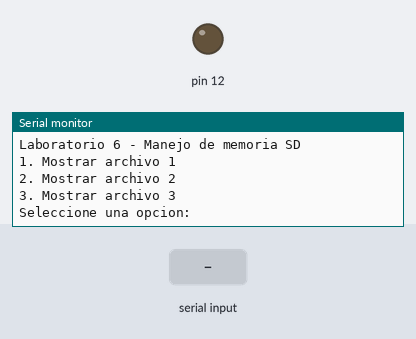
The sketch below on a simulated Arduino Mega 2560, built with avr-gcc and run on an emulated ATmega2560. On the bench: output pins drawn as LEDs (lit = HIGH), the last lines printed to the serial monitor. Inputs (shaded band) come from the test bench. Storage starts empty.

Above: at 1.2 s.
1.3 s: "90,45\n" received over Serial
At 3.1 s:
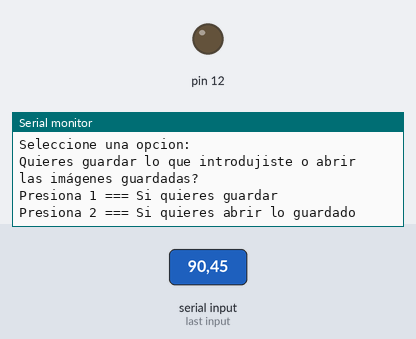
3.8 s: "1\n" received over Serial
At 5.6 s:
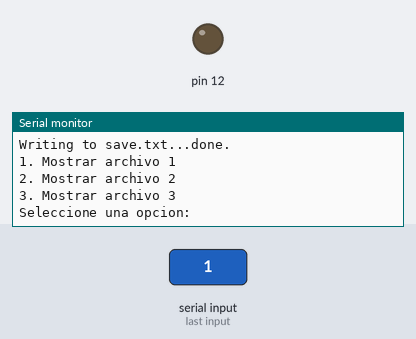
6.3 s: "2\n" received over Serial
Timing chart, 0 to 9.3 s (numbered marks = the images above; inputs shaded):
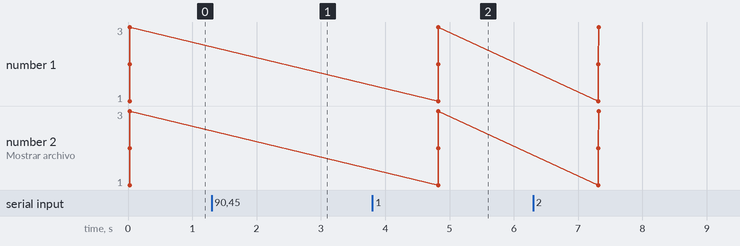

The sketch:

Lab06_digital2.ino
```cpp
#include <SPI.h>
#include <SD.h>

File myFile;

void setup() {
  Serial.begin(115200);
  while (!Serial) {
    ; // Espera a que se abra el puerto serial
  }
  SPI.setModule(0);
  // Inicializa la tarjeta SD
  Serial.print("Initializing SD card...");
  // On the Ethernet Shield, CS is pin 4. It's set as an output by default.
  // Note that even if it's not used as the CS pin, the hardware SS pin
  // (10 on most Arduino boards, 53 on the Mega) must be left as an output
  // or the SD library functions will not work.
  pinMode(12, OUTPUT);

  if (!SD.begin(12)) {
    Serial.println("initialization failed!");
    return;
  }
  Serial.println("initialization done.");

  //empieza el menu
  Serial.println("Laboratorio 6 - Manejo de memoria SD");
  Serial.println("1. Mostrar archivo 1");
  Serial.println("2. Mostrar archivo 2");
  Serial.println("3. Mostrar archivo 3");
  Serial.println("Seleccione una opcion:");
}

void loop() {
  if (Serial.available()) {
    String data = Serial.readString();
    int opcion = data.toInt();
//    Serial.println(nombre);

    if (opcion == 1){
      Serial.println("Mostrando archivo 1...");
        myFile = SD.open("mario.txt");
          if (myFile) {
            Serial.println("mario.txt:");

            // read from the file until there's nothing else in it:
            while (myFile.available()) {
              Serial.write(myFile.  read());
            }
            // close the file:
            myFile.close();
          } else {
            // if the file didn't open, print an error:
            Serial.println("error opening mario.txt");
          }
    }else if (opcion == 2){
      Serial.println("Mostrando archivo 2...");
        myFile = SD.open("tod.txt");
          if (myFile) {
            Serial.println("tod.txt:");

            // read from the file until there's nothing else in it:
            while (myFile.available()) {
              Serial.write(myFile.read());
            }
            // close the file:
            myFile.close();
          } else {
            // if the file didn't open, print an error:
            Serial.println("error opening tod.txt");
          }
    }else if (opcion == 3){
      Serial.println("Mostrando archivo 3...");
        myFile = SD.open("yoshi.txt");
          if (myFile) {
            Serial.println("yoshi.txt:");

            // read from the file until there's nothing else in it:
            while (myFile.available()) {
              Serial.write(myFile.read());
            }
            // close the file:
            myFile.close();
          } else {
            // if the file didn't open, print an error:
            Serial.println("error opening yoshi.txt");
          }
    }else{
       Serial.println("Quieres guardar lo que introdujiste o abrir las imágenes guardadas?");
       Serial.println("Presiona 1 === Si quieres guardar");
       Serial.println("Presiona 2 === Si quieres abrir lo guardado");
       int bandera = 0;
       while (bandera == 0){
         String data2 = Serial.readString();
         opcion = data2.toInt();
         if (opcion == 1){
            Serial.println("Seleccionaste la funcion GUARDAR");
            int banderaS = 0;
            /*Serial.println("Porfavor ingresa el nombre con el que lo deseas guardar:");
            while (banderaS == 0){
              if (Serial.available()){
                 String nombre = Serial.readString();
                 banderaS = 1;

                 SD.open(*
              }
            }*/
            myFile = SD.open("save.txt", FILE_WRITE);
              if (myFile) {
              Serial.print("Writing to save.txt...");
              myFile.println(data); // imprimimos el string inicial
              myFile.println(""); //dejamos una linea de por medio
              // close the file:
              myFile.close();
              Serial.println("done.");
            } else {
              // if the file didn't open, print an error:
              Serial.println("error opening");
            }
            bandera = 1;
         }else if (opcion == 2){
            Serial.println("Seleccionaste la funcion ABRIR");
              myFile = SD.open("save.txt");
                if (myFile) {
                  Serial.println("save.txt:");

                  // read from the file until there's nothing else in it:
                  while (myFile.available()) {
                    Serial.write(myFile.read());
                  }
                  // close the file:
                  myFile.close();
                } else {
                  // if the file didn't open, print an error:
                  Serial.println("error opening save.txt");
                }
            bandera = 1;
         }
      }
    }

    delay(10);
    // Vuelve a mostrar el menú
    Serial.println("1. Mostrar archivo 1");
    Serial.println("2. Mostrar archivo 2");
    Serial.println("3. Mostrar archivo 3");
    Serial.println("Seleccione una opcion:");
  }
}
```

Measured:
- after the input at 1.3 s, the serial monitor: prints a new line after 1.0 s (image 1)
- after the input at 3.8 s, the serial monitor: prints a new line after 1.0 s (image 2)
